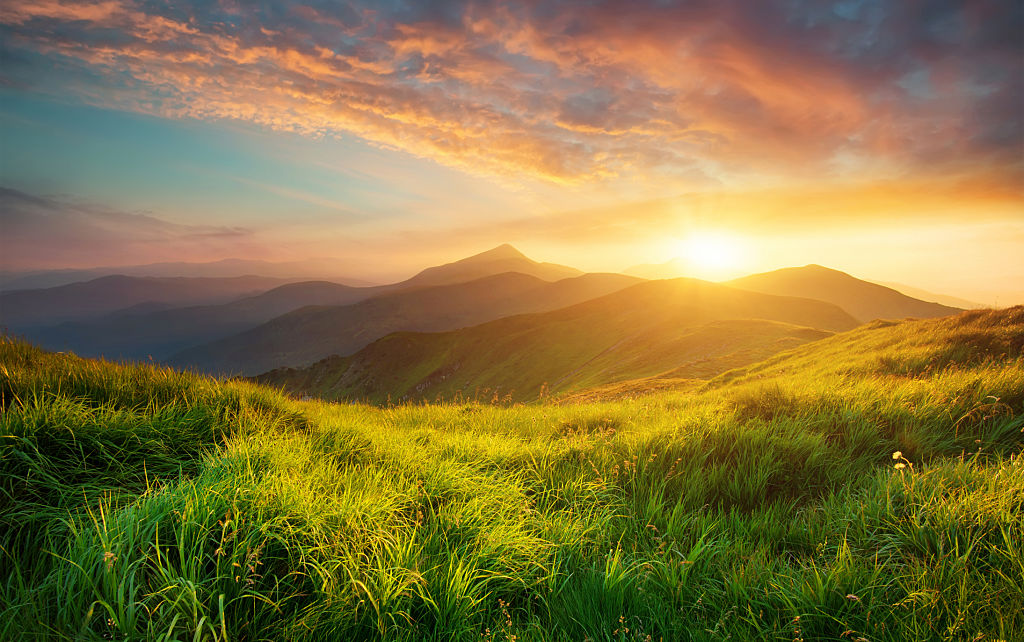
#> input picture eje15/paisaje.jpg, 1024 x 642 px, found by its file name
$ python eje15bueno.py
#> lines starting #> are read from the running program, lines starting #| are printed output that depends on the picture
import matplotlib.pyplot as plt
import numpy as np
from PIL import Image, ImageOps

im = Image.open("paisaje.JPG")
#> im is the input picture: PIL image 1024x642 RGB; mean R, G, B 134.4, 117.5, 66
im_gris = ImageOps.grayscale(im)
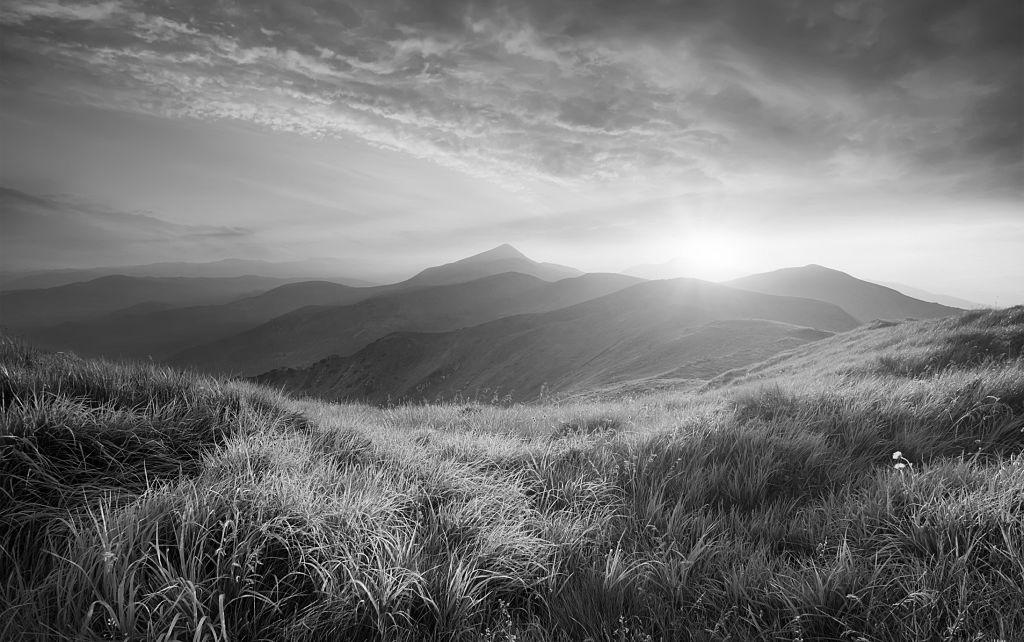
#> im_gris: PIL image 1024x642 L; min 0, max 255, mean 116.7
matriz = np.array(im_gris)
fyc=matriz.shape
#> fyc = (642, 1024)
fil=fyc[0]
#> fil = 642
col=fyc[1]
#> col = 1024
print(fil)
#| 642
print(col)
#| 1024
mitCol=col//2
#> mitCol = 512
print (mitCol)
#| 512
for i in range (fil):
    for x in range (mitCol):
        aux=matriz[i][x]
        ind_op=col-1-x
        matriz[i][x]=matriz[i][ind_op]
        matriz[i][ind_op]=aux
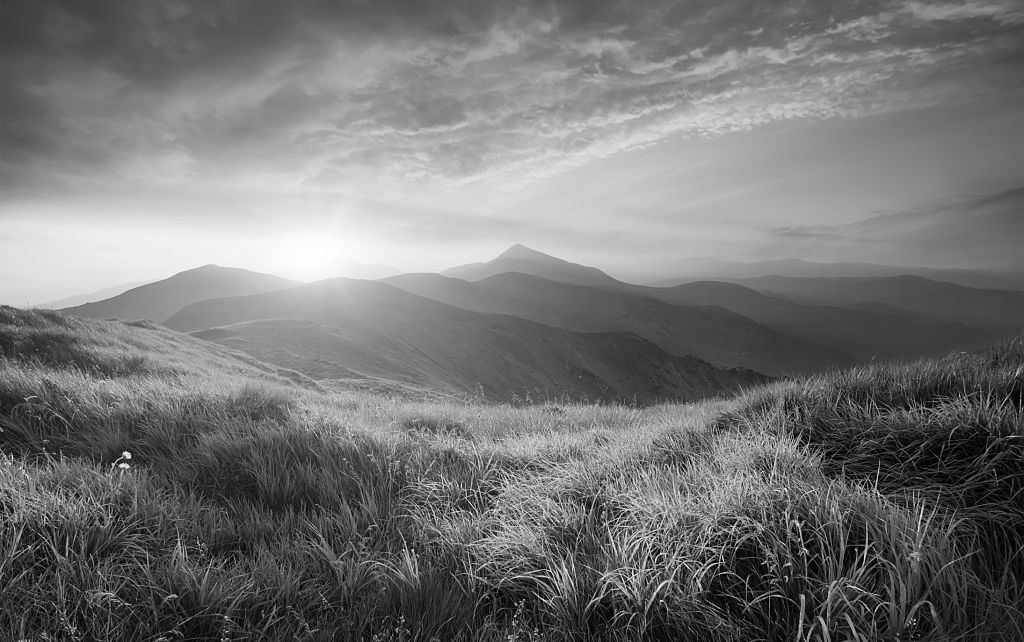
#> matriz: shape (642, 1024); min 0, max 255, mean 116.7
plt.imshow(matriz, cmap="grey")
plt.show()
